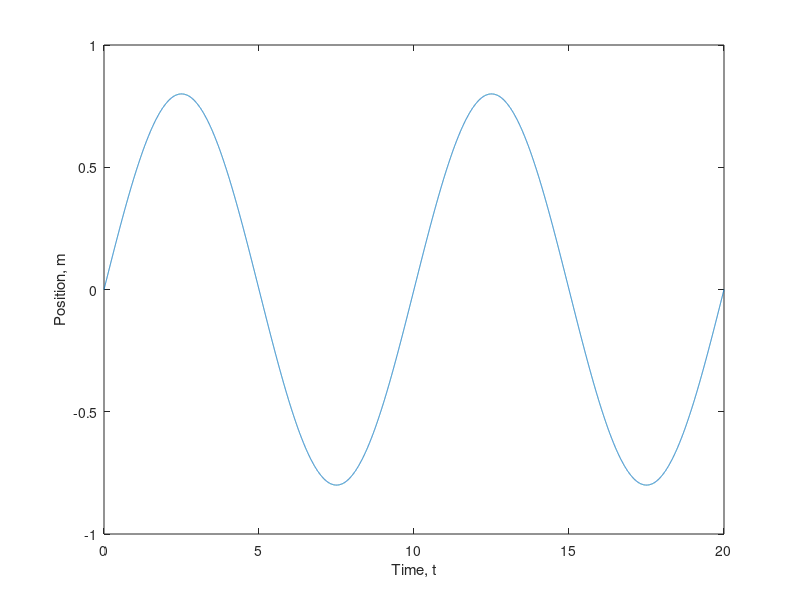
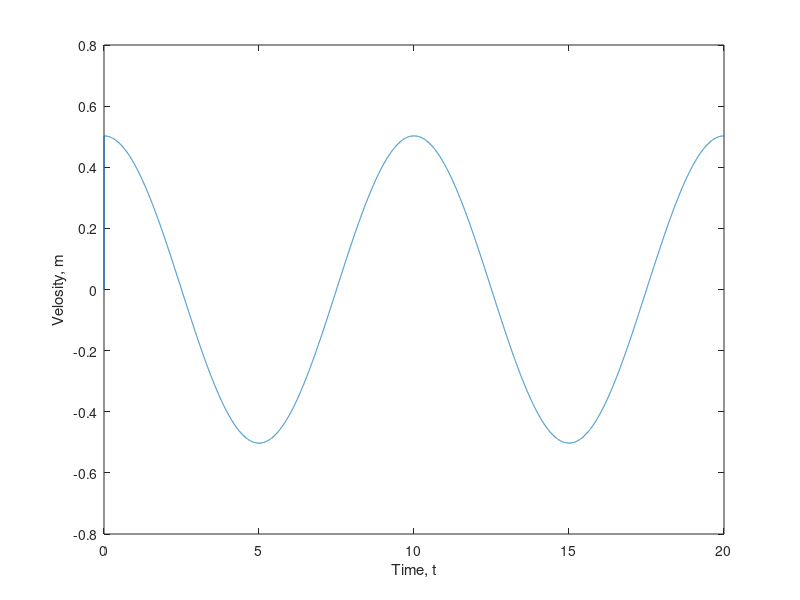

These figures' MATLAB source, in order:
clc; clear; close all;

g = 9.81;                   %gravity
zw = 0.8;                   %wave amplitude
tw = 10;                    %total wave period
nsh = 4;                    %number of sheaves
ig = 46;                    %gear ratio gearbox
m = 9000;                   %mass of payload
mueq = 0.15;                %friction coeffisient
dd = 0.45;                  %diameter drum
nyv = 0.92;                 %volumetric effissiency
rd = dd/2;                  %radius drum
omega0 = 5;                 %velosity in friction equation 
omegap = 1500*2*pi/60;      %velosity hpu pump rad/s

%choosen pressuredrop over motor
p = 210*1e5;               


t = 0;
endtime = 20;
dt = 1e-3
i = 1;
zpprev = 0;
zpdotprev = 0;

while t < endtime

    zp = zw *sin((2*pi/tw)*t);

    zpdot = (zp - zpprev)/dt;
        
    timeplot(i) = t;
    zpplot(i) = zp;
    zpdotplot(i) = zpdot;
    
    t = t + dt;
    i = i + 1;

    zpprev = zp;
    zpdotprev = zpdot;
end

plot(timeplot,zpplot)
xlabel("Time, t")
ylabel("Position, m")

figure
plot(timeplot,zpdotplot)
xlabel("Time, t")
ylabel("Velosity, m")



%velosity payload m/s
zpdotmax = max(zpdotplot)  
%velosity drum rad/s
omegad = zpdotmax/(dd/2)
%velosity motor rad/s
omegam = omegad*ig*nsh                                  
omegam2rpm = omegam*2*pi/180*60        


% Required motor moment
Mm = (m*g*dd)/(2*nsh*2*ig) * (1+(mueq * tanh(omegad/omega0)));

%Displasement to generate required torque
Dmmin = 2*pi*Mm/p;                      %m^3
Dmmin2cm3 = Dmmin * 1e6;                %cm^3

%Required flow to reach required motor velosity with choosen motor dispasement 22cm^3

Qmmax = omegap * (23*1e-6) * nyv        %m^3/s
Qmmax2lprm = Qmmax*1e3*60               %l/min




